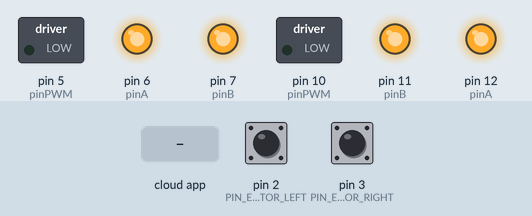
Bench run of a sketch on a simulated Arduino Uno, built with avr-gcc and run on an emulated ATmega328P. Parts: switched loads named in the sketch (green lamp = pin HIGH), output pins drawn as LEDs (lit = HIGH). The inputs (shaded band) are chosen by the test bench; at power-on: pin 2 (PIN_ENCOD_A_MOTOR_LEFT) HIGH, pin 3 (PIN_ENCOD_A_MOTOR_RIGHT) HIGH. The ROS host is connected and sends only what is stated.

Above: at 1.2 s.
1.3 s: the phone or cloud app sets linear.x to -100
At 2.3 s:
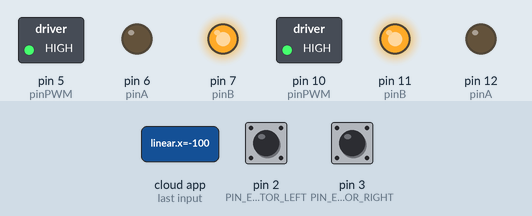
2.8 s: the phone or cloud app sets linear.x to 0
At 3.5 s:
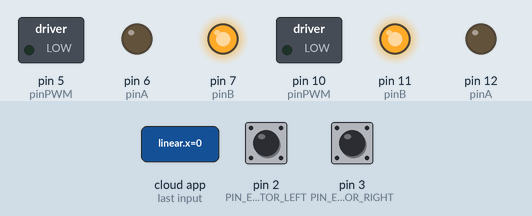
4.3 s: the phone or cloud app sets angular.z to -100
At 4.7 s:
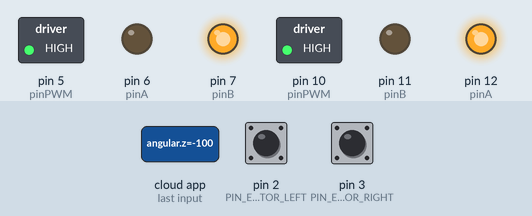
5.8 s: the phone or cloud app sets angular.z to 0
At 7.0 s:
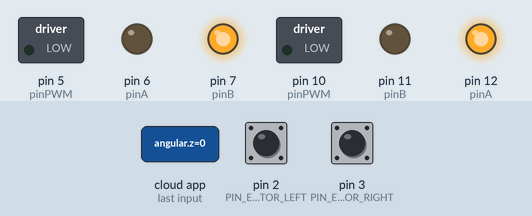
7.3 s: the phone or cloud app sets linear.x to 100
At 8.1 s:
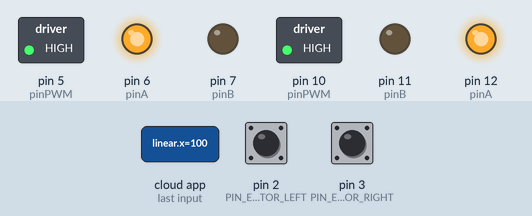
8.8 s: the phone or cloud app sets linear.x to 0
At 9.2 s:
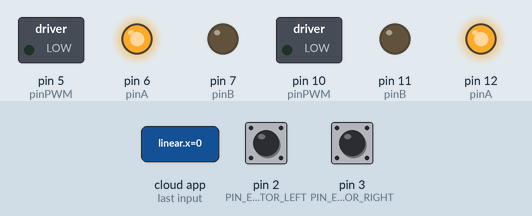
Timing chart, 0 to 11.3 s (numbered marks = the images above; inputs shaded):
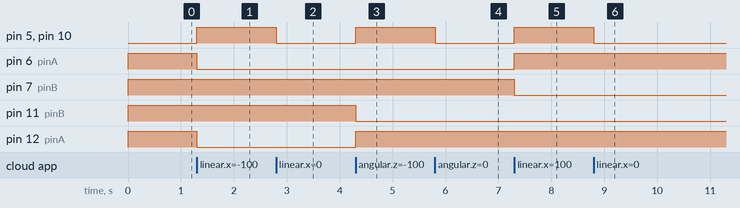

The sketch:

leaderdrive.ino
```cpp
#include <Wire.h>
#include <PID_v1.h>
#include <ros.h>
#include <std_msgs/String.h>
#include <geometry_msgs/Vector3Stamped.h>
#include <geometry_msgs/Twist.h>
#include <ros/time.h>
#include <nav_msgs/Odometry.h>

//initializing all the variables
#define LOOPTIME                      100     //Looptime in millisecond
const byte noCommLoopMax = 10;                //number of main loops the robot will execute without communication before stopping
unsigned int noCommLoops = 0;                 //main loop without communication counter

const int PIN_ENCOD_A_MOTOR_LEFT = 2;               //A channel for encoder of left motor
const int PIN_ENCOD_B_MOTOR_LEFT = 8;               //B channel for encoder of left motor

const int PIN_ENCOD_A_MOTOR_RIGHT = 3;              //A channel for encoder of right motor
const int PIN_ENCOD_B_MOTOR_RIGHT = 9;              //B channel for encoder of right motor


unsigned long lastMilli = 0;

//--- Robot-specific constants ---
const double radius = 0.06;                   //Wheel radius, in m
const double b = 0.057;
const double wheelbase = 0.57;               //Wheelbase, in m
const double encoder_cpr = 600;               //Encoder ticks or counts per rotation
const double speed_to_pwm_ratio = 0.0035;    // 0.00235 Ratio to convert speed (in m/s) to PWM value. It was obtained by plotting the wheel speed in relation to the PWM motor command (the value is the slope of the linear function).
const double min_speed_cmd = 0.09;          //0.0882 (min_speed_cmd/speed_to_pwm_ratio) is the minimum command value needed for the motor to start moving. This value was obtained by plotting the wheel speed in relation to the PWM motor command (the value is the constant of the linear function).

double speedlinx = 0;
double speedliny = 0;
double speedangz = 0;                 //Desired angular speed for the robot, in rad/s

double orientationX = 0;
double orientationY = 0;
double orientationZ = 0;
double orientationW = 0;

double siny_cosp = 0 ;
double cosy_cosp = 0 ;
double theta = 0 ;

double speed_req_left = 0;                    //Desired speed for left wheel in m/s
double speed_act_left = 0;                    //Actual speed for left wheel in m/s
double speed_cmd_left = 0;                    //Command speed for left wheel in m/s

double speed_req_right = 0;                   //Desired speed for right wheel in m/s
double speed_act_right = 0;                   //Actual speed for right wheel in m/s
double speed_cmd_right = 0;                   //Command speed for right wheel in m/s

const double max_speed = 0.4;                 //Max speed in m/s

int PWM_leftMotor = 0;                     //PWM command for left motor
int PWM_rightMotor = 0;                    //PWM command for right motor

volatile float pos_left = 0;       //Left motor encoder position
volatile float pos_right = 0;      //Right motor encoder position

float I ;
float H ;
float EF ;
float BC ;

int dir1 , dir2  ; //wheel direction 1 = foward / 2 = backward

int ia ;

//motor driver setup
/*
Adafruit_MotorShield AFMS = Adafruit_MotorShield();  // Create the motor shield object with the default I2C address
Adafruit_DCMotor *leftMotor = AFMS.getMotor(1);      //Create left motor object
Adafruit_DCMotor *rightMotor = AFMS.getMotor(2);     //Create right motor object
*/
class motor{
    public:
        int pinA;
        int pinB;
        int pinPWM;

    void motor_setup(){
        pinMode(pinA,OUTPUT);
        pinMode(pinB,OUTPUT);
        pinMode(pinPWM,OUTPUT);
    }

    void setSpeed(const int speedInput){
        analogWrite(pinPWM, speedInput);
    }

    void run(const String runInput){
       if(runInput == "BRAKE"){
            digitalWrite(pinA, HIGH);
            digitalWrite(pinB, HIGH);
       }
       else if(runInput == "FORWARD"){
            digitalWrite(pinA, HIGH);
            digitalWrite(pinB, LOW);
       }
       else if(runInput == "BACKWARD"){
            digitalWrite(pinA, LOW);
            digitalWrite(pinB, HIGH);
       }
    }
};

ros::NodeHandle nh;

geometry_msgs::Vector3Stamped encode;
ros::Publisher encode_msg("encode", &encode);

geometry_msgs::Vector3Stamped speedreq;
ros::Publisher speed_reqmsg("speedreq", &speedreq);


//function that will be called when receiving command from host
void handle_cmd(const geometry_msgs::Twist& cmd_vel) {
  noCommLoops = 0;                                                  //Reset the counter for number of main loops without communication

  speedlinx = cmd_vel.linear.x;
  speedliny = cmd_vel.linear.y;
  speedangz = cmd_vel.angular.z;

}

void handle_odom(const geometry_msgs::Pose& leaderfortheta)
{

  //orientationX = odom.orientation.x;
  //orientationY = odom.orientation.y;
  //orientationZ = odom.orientation.z;
  //orientationW = odom.orientation.w;
  //orientationY = odom.pose.pose.orientation.y;
  //orientationZ = odom.pose.pose.orientation.z;
  //orientationW = odom.pose.pose.orientation.w;

  theta = leaderfortheta.orientation.x;

}

ros::Subscriber<geometry_msgs::Twist> cmd_vel("cmd_vel",handle_cmd);   //create a subscriber to ROS topic for velocity commands (will execute "handle_cmd" function when receiving data)
ros::Subscriber<geometry_msgs::Pose> leaderfortheta("leaderfortheta",handle_odom);
geometry_msgs::Vector3Stamped speed_msg;                                //create a "speed_msg" ROS message
ros::Publisher speed_pub("speed", &speed_msg);                          //create a publisher to ROS topic "speed" using the "speed_msg" type

//motor driver setup
motor leftMotor, rightMotor;


//__________________________________________________________________________

void setup()
{


  nh.initNode();                            //init ROS node
  nh.getHardware()->setBaud(57600);         //set baud for ROS serial communication
  nh.subscribe(cmd_vel);                    //suscribe to ROS topic for velocity commands
  nh.subscribe(leaderfortheta);
  nh.advertise(speed_pub);                  //prepare to publish speed in ROS topic
  nh.advertise(encode_msg);                  //prepare to publish speed in ROS topic
  nh.advertise(speed_reqmsg);                  //prepare to publish speed in ROS topic


  H = radius/(2*b);
  I = -radius/(2*b);


  //AFMS.begin();
  leftMotor.pinA = 12;
  leftMotor.pinB = 11;
  leftMotor.pinPWM = 10;
  rightMotor.pinA = 6;
  rightMotor.pinB = 7;
  rightMotor.pinPWM = 5;
  leftMotor.motor_setup();
  rightMotor.motor_setup();
  //setting motor speeds to zero
  leftMotor.setSpeed(0);
  leftMotor.run("BRAKE");
  rightMotor.setSpeed(0);
  rightMotor.run("BRAKE");

  //setting PID parameters

  // Define the rotary encoder for left motor
  pinMode(PIN_ENCOD_A_MOTOR_LEFT, INPUT);
  pinMode(PIN_ENCOD_B_MOTOR_LEFT, INPUT);
  digitalWrite(PIN_ENCOD_A_MOTOR_LEFT, HIGH);                // turn on pullup resistor
  digitalWrite(PIN_ENCOD_B_MOTOR_LEFT, HIGH);
  attachInterrupt(0, encoderLeftMotor, RISING);

  // Define the rotary encoder for right motor
  pinMode(PIN_ENCOD_A_MOTOR_RIGHT, INPUT);
  pinMode(PIN_ENCOD_B_MOTOR_RIGHT, INPUT);
  digitalWrite(PIN_ENCOD_A_MOTOR_RIGHT, HIGH);                // turn on pullup resistor
  digitalWrite(PIN_ENCOD_B_MOTOR_RIGHT, HIGH);
  attachInterrupt(1, encoderRightMotor, RISING);
}

//_________________________________________________________________________

void loop() {
  nh.spinOnce();
  if((millis()-lastMilli) >= LOOPTIME)
  {                                                                           // enter timed loop
    lastMilli = millis();


    if(ia ==2)
    {
      pos_left = -1*pos_left;
      pos_right = -1*pos_right;
    }
    else{}
    if (abs(pos_left) < 5){                                                   //Avoid taking in account small disturbances
      speed_act_left = 0;
    }
    else {
      speed_act_left=((pos_left/encoder_cpr)*2*PI)*(1000/LOOPTIME)*radius;           // calculate speed of left wheel
    }

    if (abs(pos_right) < 5){                                                  //Avoid taking in account small disturbances
      speed_act_right = 0;
    }
    else {
    speed_act_right=((pos_right/encoder_cpr)*2*PI)*(1000/LOOPTIME)*radius;          // calculate speed of right wheel
    }
    encode.vector.x = pos_left;    //left wheel speed (in m/s)
    encode.vector.y = pos_right;   //right wheel speed (in m/s)
    pos_left = 0;
    pos_right = 0;

    /*PWM_rightMotor = round(1100);
    rightMotor.setSpeed(abs(PWM_rightMotor));
    rightMotor.run("BACKWARD");
    leftMotor.setSpeed(abs(PWM_rightMotor));
    leftMotor.run("BACKWARD");*/


    theta = theta * 180 / 3.141592653589793238462643383279502 ;
    if(theta > 360)
    {
      theta = abs(theta - 360);
    }

    encode.vector.z = theta ;
    theta = theta * 3.141592653589793238462643383279502 / 180 ;

    BC = (radius*cos(theta))/2 ;
    EF = (radius*sin(theta))/2 ;

    speed_req_right = (((speedlinx + speedliny)*I) - ((BC+EF)*speedangz))/(((BC+EF)*I)-((BC+EF)*H)) ;
    speed_req_left = (((speedlinx + speedliny)*H) - ((BC+EF)*speedangz))/(((BC+EF)*H)-((BC+EF)*I)) ;

    speedreq.vector.x = speedlinx;
    speedreq.vector.y = speedliny;
    speedreq.vector.z = speedangz;

    PWM_leftMotor = speed_req_left/0.00235 ;   //PWM command for left motor
    PWM_rightMotor = speed_req_right/0.00235 ;

    if(PWM_leftMotor >= 255)
    {
      PWM_leftMotor = 255 ;
      dir1 = 1 ;
    }
    else if(PWM_leftMotor < 0)
    {
      PWM_leftMotor = abs(PWM_leftMotor) ;
      dir1 = 2 ;
      if (PWM_leftMotor >= 255)
      {
        PWM_leftMotor = 255 ;
      }
    }
    else if(PWM_leftMotor == 0)
    {
      PWM_leftMotor = 0;
      dir1 = 0 ;
      //leftMotor.setSpeed(PWM_leftMotor);
      //leftMotor.run("BRAKE");
    }
    else
    {
      dir1 = 1 ;
    }

    if(PWM_rightMotor >= 255)
    {
      PWM_rightMotor = 255 ;
      dir2 = 1 ;
    }
    else if(PWM_rightMotor < 0)
    {
      PWM_rightMotor = abs(PWM_rightMotor) ;
      dir2 = 2 ;
      if (PWM_rightMotor >= 255)
      {
        PWM_rightMotor = 255 ;
      }
    }
    else if(PWM_rightMotor == 0)
    {
      PWM_rightMotor = 0;
      dir2 = 0 ;
      //rightMotor.setSpeed(PWM_rightMotor);
      //rightMotor.run("BRAKE");
    }
    else
    {
      dir2 = 1 ;
    }

    if(dir1 == 1) // forward left
    {
      leftMotor.run("FORWARD");
    }
    else if(dir1 == 2)
    {
      leftMotor.run("BACKWARD");
    }
    if(dir2 == 1) // forward left
    {
      rightMotor.run("FORWARD");
    }
    else if(dir2 == 2)
    {
      rightMotor.run("BACKWARD");
    }
    rightMotor.setSpeed(abs(PWM_rightMotor));
    leftMotor.setSpeed(abs(PWM_leftMotor));

    noCommLoops++;
    if (noCommLoops == 65535){
      noCommLoops = noCommLoopMax;
    }

   publishSpeed(LOOPTIME);   //Publish odometry on ROS topic
  }
 }
//Publish function for odometry, uses a vector type message to send the data (message type is not meant for that but that's easier than creating a specific message type)
void publishSpeed(double time)
{
  speed_reqmsg.publish(&speedreq);
  encode_msg.publish(&encode);
  nh.spinOnce();
  speed_msg.header.stamp = nh.now();      //timestamp for odometry data
  speed_msg.vector.x = -1*speed_act_right;    //left wheel speed (in m/s)
  speed_msg.vector.y = -1*speed_act_left;   //right wheel speed (in m/s)
  speed_msg.vector.z = time/1000;         //looptime, should be the same as specified in LOOPTIME (in s)
  speed_pub.publish(&speed_msg);
  nh.loginfo("Publishing speed_msgs");
}

//Left motor encoder counter
void encoderLeftMotor() {
  if (digitalRead(PIN_ENCOD_A_MOTOR_LEFT) == digitalRead(PIN_ENCOD_B_MOTOR_LEFT)) pos_left++;
  else pos_left--;
}

//Right motor encoder counter
void encoderRightMotor() {
  if (digitalRead(PIN_ENCOD_A_MOTOR_RIGHT) == digitalRead(PIN_ENCOD_B_MOTOR_RIGHT)) pos_right--;
  else pos_right++;
}

template <typename T> int sgn(T val) {
    return (T(0) < val) - (val < T(0));
}
```

Measured:
- after the input at 1.3 s, pin 5 (pinPWM), pin 10 (pinPWM): LOW → HIGH at once; pin 6 (pinA), pin 12 (pinA): HIGH → LOW at once
- after the input at 2.8 s, pin 5 (pinPWM), pin 10 (pinPWM): HIGH → LOW at once
- after the input at 4.3 s, pin 5 (pinPWM), pin 10 (pinPWM), pin 12 (pinA): LOW → HIGH at once; pin 11 (pinB): HIGH → LOW at once
- after the input at 5.8 s, pin 5 (pinPWM), pin 10 (pinPWM): HIGH → LOW at once
- after the input at 7.3 s, pin 5 (pinPWM), pin 6 (pinA), pin 10 (pinPWM): LOW → HIGH at once; pin 7 (pinB): HIGH → LOW at once
- after the input at 8.8 s, pin 5 (pinPWM), pin 10 (pinPWM): HIGH → LOW at once
